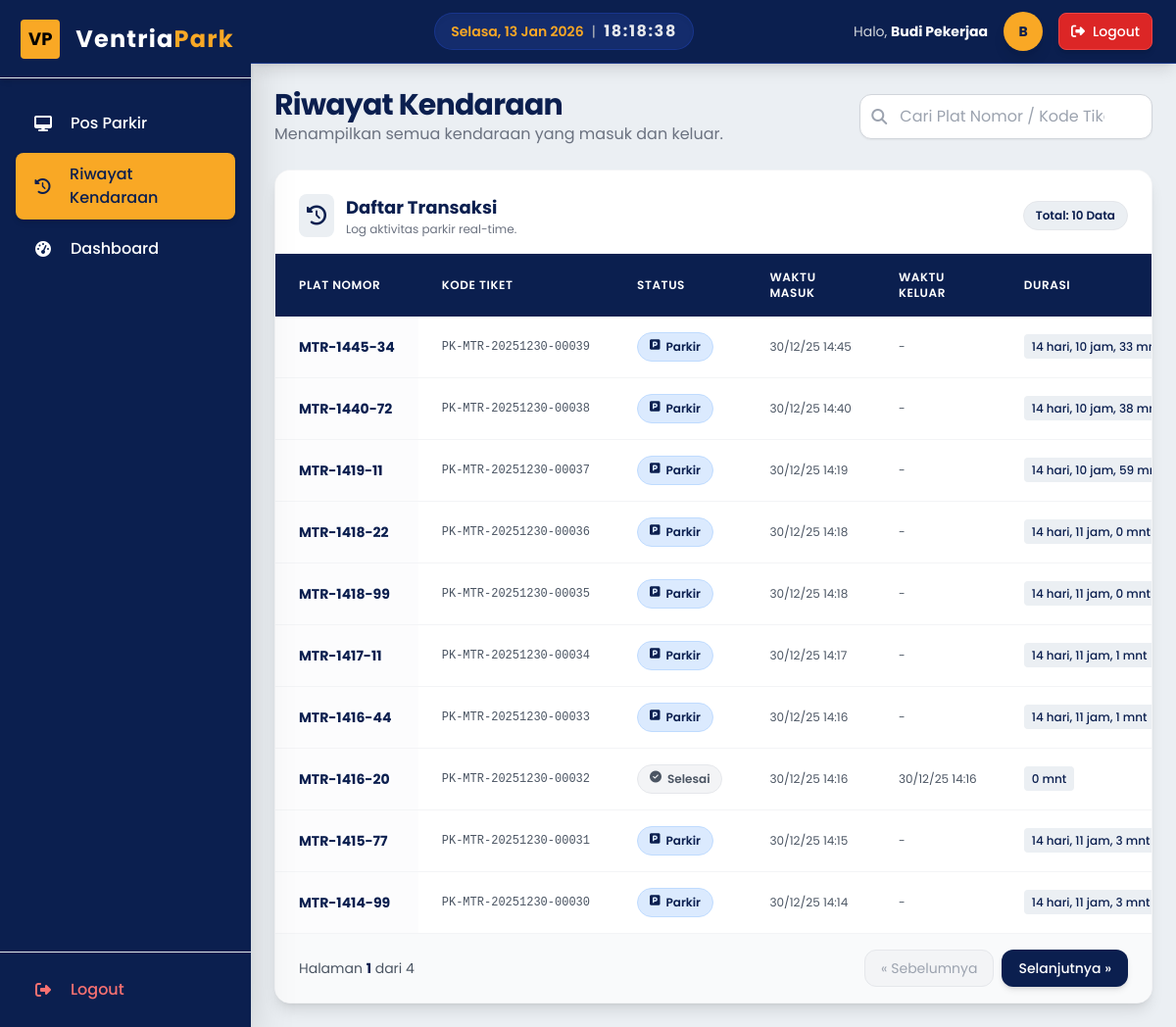
Page /pages/pekerja/riwayat_kendaraan.php (signed in) on the committed database.
### tables this page shows
CREATE TABLE `transaksi_parkir` (
  `id` int(11) NOT NULL,
  `id_kendaraan` int(11) NOT NULL,
  `kode_barcode` varchar(50) NOT NULL,
  `waktu_masuk` datetime NOT NULL,
  `waktu_keluar` datetime DEFAULT NULL,
  `biaya` decimal(10,2) DEFAULT NULL,
  `status` enum('masuk','keluar') NOT NULL DEFAULT 'masuk',
  `foto_masuk` varchar(255) DEFAULT NULL,
  `foto_keluar` varchar(255) DEFAULT NULL,
  `id_petugas_masuk` int(11) NOT NULL,
  `id_petugas_keluar` int(11) DEFAULT NULL,
  `created_at` datetime DEFAULT current_timestamp()
);

CREATE TABLE `kendaraan` (
  `id` int(11) NOT NULL,
  `plat_nomor` varchar(20) NOT NULL,
  `jenis` enum('mobil','motor') NOT NULL,
  `foto` varchar(255) DEFAULT NULL,
  `created_at` datetime DEFAULT current_timestamp()
);

### pages/pekerja/riwayat_kendaraan.php (the view, shortened to what this page needs)
<?php
require_once '../../core/init.php';
$limit = 10;
$page = (int)($_GET['page'] ?? 1);
$offset = ($page - 1) * $limit;
$search_term = $_GET['search'] ?? '';
$search_param = "%" . $search_term . "%";
$where_clause = "";
$transaksi_list = [];
$query_data = "SELECT
                    t.id, t.kode_barcode, t.waktu_masuk, t.waktu_keluar, t.status, t.biaya,
                    k.plat_nomor, k.jenis
               FROM transaksi_parkir t
               JOIN kendaraan k ON t.id_kendaraan = k.id
               $where_clause
               ORDER BY t.waktu_masuk DESC
               LIMIT ? OFFSET ?";
$stmt_data = $db->prepare($query_data);
if (!empty($search_term)) {
    $stmt_data->bind_param("ssii", $search_param, $search_param, $limit, $offset);
} else {
    $stmt_data->bind_param("ii", $limit, $offset);
}
$stmt_data->execute();
$result_data = $stmt_data->get_result();
while ($row = $result_data->fetch_assoc()) {
    $transaksi_list[] = $row;
}
$query_total = "SELECT COUNT(t.id) AS total
                FROM transaksi_parkir t
                JOIN kendaraan k ON t.id_kendaraan = k.id
                $where_clause";
$stmt_total = $db->prepare($query_total);
$stmt_total->execute();
$total_data = $stmt_total->get_result()->fetch_assoc()['total'];
$total_pages = ceil($total_data / $limit);
function formatDurasi($waktu_masuk_dt, $waktu_referensi_dt) {
    $durasi = $waktu_referensi_dt->diff($waktu_masuk_dt);
    $format = '';
    if ($durasi->d > 0) $format .= $durasi->d . ' hari, ';
    if ($durasi->h > 0) $format .= $durasi->h . ' jam, ';
    $format .= $durasi->i . ' mnt';
    return $format;
}
?>
<?php require_once '../../templates/header_app.php';  ?>
<?php require_once '../../templates/sidebar.php';  ?>
<div class="flex-1 flex flex-col overflow-hidden">
    <?php require_once '../../templates/navbar_app.php';  ?>
    <main class="flex-1 overflow-x-hidden overflow-y-auto bg-secondary p-6">
        <div class="container mx-auto max-w-7xl">
            <div class="flex flex-col md:flex-row justify-between items-center mb-6 gap-4">
                <div>
                    <h2 class="text-2xl md:text-3xl font-bold text-primary tracking-tight">Riwayat Kendaraan</h2>
                    <p class="text-gray-500">Menampilkan semua kendaraan yang masuk dan keluar.</p>
                </div>
                <form action="riwayat_kendaraan.php" method="GET" class="w-full md:w-1/3">
                    <div class="relative group">
                        <i class="fas fa-search absolute left-3 top-1/2 -translate-y-1/2 text-gray-400 group-focus-within:text-primary transition duration-200"></i>
                        <input
                            type="text"
                            name="search"
                            class="w-full pl-10 pr-12 py-2.5 rounded-xl border border-gray-300 focus:ring-2 focus:ring-primary focus:border-primary transition text-gray-800 placeholder-gray-400 shadow-sm"
                            placeholder="Cari Plat Nomor / Kode Tiket..."
                            value="<?php echo htmlspecialchars($search_term); ?>"
                        />
                    </div>
                </form>
            </div>
            <div class="bg-white rounded-2xl shadow-lg border border-gray-100 overflow-hidden">
                <div class="p-6 pb-4 flex items-center justify-between bg-white border-b border-gray-50">
                    <div class="flex items-center gap-3">
                        <div class="bg-secondary p-2 rounded-lg text-primary">
                            <i class="fas fa-history text-xl"></i>
                        </div>
                        <div>
                            <h3 class="text-lg font-bold text-primary">Daftar Transaksi</h3>
                            <p class="text-xs text-gray-500">Log aktivitas parkir real-time.</p>
                        </div>
                    </div>
                    <div class="hidden md:flex items-center gap-2 text-xs">
                        <span class="px-3 py-1.5 rounded-full bg-secondary text-primary font-semibold border border-gray-200">
                            Total: <?php echo !empty($transaksi_list) ? count($transaksi_list) : 0; ?> Data
                        </span>
                    </div>
                </div>
                <div class="overflow-x-auto">
                    <table class="min-w-full text-sm">
                        <thead class="bg-primary text-white sticky top-0 z-10">
                            <tr class="text-left">
                                <th class="px-6 py-4 font-semibold uppercase tracking-wider text-xs">Plat Nomor</th>
                                <th class="px-6 py-4 font-semibold uppercase tracking-wider text-xs">Kode Tiket</th>
                                <th class="px-6 py-4 font-semibold uppercase tracking-wider text-xs">Status</th>
                                <th class="px-6 py-4 font-semibold uppercase tracking-wider text-xs">Waktu Masuk</th>
                                <th class="px-6 py-4 font-semibold uppercase tracking-wider text-xs">Waktu Keluar</th>
                                <th class="px-6 py-4 font-semibold uppercase tracking-wider text-xs">Durasi</th>
                            </tr>
                        </thead>
                        <tbody class="divide-y divide-gray-100">
                            <?php if (empty($transaksi_list)): ?>
                                <tr>
                                    <td colspan="8" class="px-6 py-12 text-center text-gray-500 bg-gray-50">
                                        <div class="flex flex-col items-center justify-center">
                                            <i class="fas fa-clipboard-list text-4xl text-gray-300 mb-3"></i>
                                            <p><?php echo !empty($search_term) ? 'Data tidak ditemukan untuk pencarian tersebut.' : 'Belum ada data transaksi.'; ?></p>
                                        </div>
                                    </td>
                                </tr>
                            <?php else: ?>
                                <?php foreach ($transaksi_list as $trx): ?>
                                    <?php
                                    $waktu_masuk_dt = new DateTime($trx['waktu_masuk']);
                                    $durasi_format = '';
                                    if ($trx['status'] == 'masuk') {
                                        $waktu_referensi_dt = new DateTime();
                                        $durasi_format = formatDurasi($waktu_masuk_dt, $waktu_referensi_dt);
                                    } else {
                                        $waktu_referensi_dt = new DateTime($trx['waktu_keluar']);
                                        $durasi_format = formatDurasi($waktu_masuk_dt, $waktu_referensi_dt);
                                    }
                                    ?>
                                    <tr class="hover:bg-blue-50 transition duration-150">
                                        <td class="px-6 py-4 whitespace-nowrap font-bold text-primary bg-gray-50/50">
                                            <?php echo htmlspecialchars($trx['plat_nomor']); ?>
                                        </td>
                                        <td class="px-6 py-4 whitespace-nowrap text-gray-600 font-mono text-xs">
                                            <?php echo htmlspecialchars($trx['kode_barcode']); ?>
                                        </td>
                                        <td class="px-6 py-4 whitespace-nowrap">
                                            <?php if ($trx['status'] == 'masuk'): ?>
                                                <span class="px-3 py-1 inline-flex text-xs leading-5 font-semibold rounded-full bg-blue-100 text-primary border border-blue-200">
                                                    <i class="fas fa-parking mr-1.5 mt-0.5"></i> Parkir
                                                </span>
                                            <?php else: ?>
                                                <span class="px-3 py-1 inline-flex text-xs leading-5 font-semibold rounded-full bg-gray-100 text-gray-600 border border-gray-200">
                                                    <i class="fas fa-check-circle mr-1.5 mt-0.5"></i> Selesai
                                                </span>
                                            <?php endif; ?>
                                        </td>
                                        <td class="px-6 py-4 whitespace-nowrap text-gray-600 text-xs">
                                            <?php echo date('d/m/y H:i', strtotime($trx['waktu_masuk'])); ?>
                                        </td>
                                        <td class="px-6 py-4 whitespace-nowrap text-gray-600 text-xs">
                                            <?php echo ($trx['waktu_keluar']) ? date('d/m/y H:i', strtotime($trx['waktu_keluar'])) : '-'; ?>
                                        </td>
                                        <td class="px-6 py-4 whitespace-nowrap text-gray-600 text-xs">
                                            <span class="bg-secondary px-2 py-1 rounded text-primary font-medium">
                                                <?php echo $durasi_format; ?>
                                            </span>
                                        </td>
                                    </tr>
                                <?php endforeach; ?>
                            <?php endif; ?>
                        </tbody>
                    </table>
                </div>
                <?php if ($total_pages > 1): ?>
                    <div class="px-6 py-4 border-t border-gray-100 flex flex-col sm:flex-row sm:items-center sm:justify-between gap-3 bg-gray-50">
                        <span class="text-sm text-gray-600">
                            Halaman <span class="font-bold text-primary"><?php echo $page; ?></span> dari <?php echo $total_pages; ?>
                        </span>
                        <div class="flex gap-2">
                            <?php if ($page > 1): ?>
                                <a href="?page=<?php echo $page - 1; ?>&search=<?php echo urlencode($search_term); ?>"
                                   class="px-4 py-2 text-sm text-primary bg-white hover:bg-secondary border border-gray-200 rounded-xl transition shadow-sm font-medium">
                                    &laquo; Sebelumnya
                                </a>
                            <?php else: ?>
                                <span class="px-4 py-2 text-sm text-gray-400 bg-gray-100 border border-gray-200 rounded-xl cursor-not-allowed">
                                    &laquo; Sebelumnya
                                </span>
                            <?php endif; ?>
                            <?php if ($page < $total_pages): ?>
                                <a href="?page=<?php echo $page + 1; ?>&search=<?php echo urlencode($search_term); ?>"
                                   class="px-4 py-2 text-sm text-white bg-primary hover:bg-blue-900 border border-transparent rounded-xl transition shadow-md font-medium">
                                    Selanjutnya &raquo;
                                </a>
                            <?php else: ?>
                                <span class="px-4 py-2 text-sm text-gray-400 bg-gray-100 border border-gray-200 rounded-xl cursor-not-allowed">
                                    Selanjutnya &raquo;
                                </span>
                            <?php endif; ?>
                        </div>
                    </div>
                <?php endif; ?>
            </div>
        </div>
    </main>
</div>
<?php require_once '../../templates/footer_app.php';  ?>

### rows in the picture
transaksi_parkir: id_kendaraan.plat_nomor "MTR-1445-34", kode_barcode "PK-MTR-20251230-00039", status "masuk" (drawn), waktu_masuk "30/12/25 14:45", waktu_masuk "14 hari, 10 jam, 33…"
transaksi_parkir: id_kendaraan.plat_nomor "MTR-1440-72", kode_barcode "PK-MTR-20251230-00038", status "masuk" (drawn), waktu_masuk "30/12/25 14:40", waktu_masuk "14 hari, 10 jam, 38…"
transaksi_parkir: id_kendaraan.plat_nomor "MTR-1419-11", kode_barcode "PK-MTR-20251230-00037", status "masuk" (drawn), waktu_masuk "30/12/25 14:19", waktu_masuk "14 hari, 10 jam, 59…"
transaksi_parkir: id_kendaraan.plat_nomor "MTR-1418-22", kode_barcode "PK-MTR-20251230-00036", status "masuk" (drawn), waktu_masuk "30/12/25 14:18", waktu_masuk "14 hari, 11 jam, 0 mnt"
transaksi_parkir: id_kendaraan.plat_nomor "MTR-1418-99", kode_barcode "PK-MTR-20251230-00035", status "masuk" (drawn), waktu_masuk "30/12/25 14:18", waktu_masuk "14 hari, 11 jam, 0 mnt"
transaksi_parkir: id_kendaraan.plat_nomor "MTR-1417-11", kode_barcode "PK-MTR-20251230-00034", status "masuk" (drawn), waktu_masuk "30/12/25 14:17", waktu_masuk "14 hari, 11 jam, 1 mnt"
transaksi_parkir: id_kendaraan.plat_nomor "MTR-1416-44", kode_barcode "PK-MTR-20251230-00033", status "masuk" (drawn), waktu_masuk "30/12/25 14:16", waktu_masuk "14 hari, 11 jam, 1 mnt"
transaksi_parkir: id_kendaraan.plat_nomor "MTR-1416-20", kode_barcode "PK-MTR-20251230-00032", status "keluar" (drawn), waktu_masuk "30/12/25 14:16", waktu_keluar "30/12/25 14:16", durasi_format "0 mnt"
transaksi_parkir: id_kendaraan.plat_nomor "MTR-1415-77", kode_barcode "PK-MTR-20251230-00031", status "masuk" (drawn), waktu_masuk "30/12/25 14:15", waktu_masuk "14 hari, 11 jam, 3 mnt"
transaksi_parkir: id_kendaraan.plat_nomor "MTR-1414-99", kode_barcode "PK-MTR-20251230-00030", status "masuk" (drawn), waktu_masuk "30/12/25 14:14", waktu_masuk "14 hari, 11 jam, 3 mnt"

### other values in the picture
$user_nama "Budi Pekerjaa"
substr($user_nama, 0, 1) "B"
count($transaksi_list) "10"
$page "1"
$total_pages "4"
